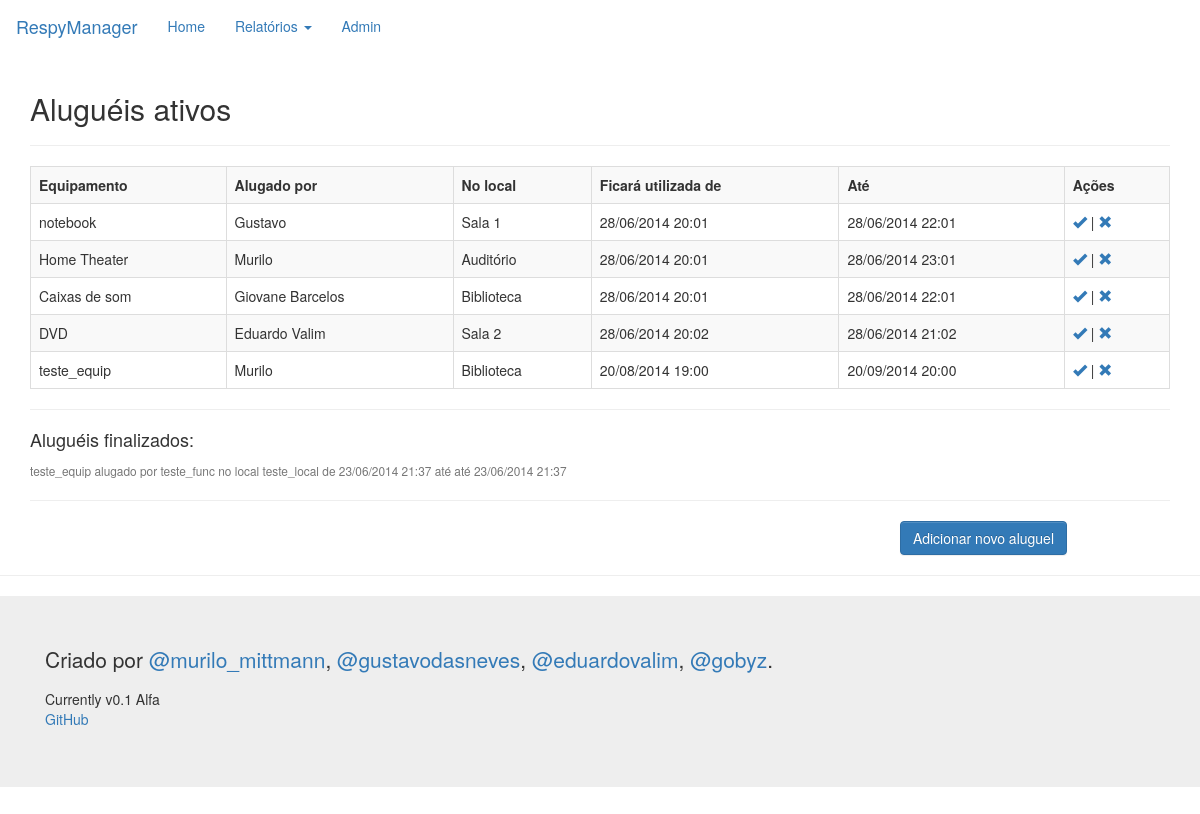
The app's page / (signed in) with its own data.
### respy/models.py (models this page shows)
class Aluguel (models.Model):
    aluguel_id = models.AutoField(primary_key=True)
    local_id = models.ForeignKey(Local)
    equipamento_id = models.ForeignKey(Equipamento)
    funcionario_id = models.ForeignKey(Funcionario)
    datahorainicio = models.DateTimeField()
    datahorafim = models.DateTimeField()
    ativo = models.BooleanField()

class Equipamento (models.Model):
    equipamento_id = models.AutoField(primary_key=True)
    nome = models.CharField(max_length=100)
    def __unicode__(self):
        return self.nome

class Funcionario (models.Model):
    funcionario_id = models.AutoField(primary_key=True)
    nome = models.CharField(max_length=100)
    email = models.CharField(max_length=100)
    def __unicode__(self):
        return self.nome

class Local (models.Model):
    local_id = models.AutoField(primary_key=True)
    nome = models.CharField(max_length=100)
    def __unicode__(self):
        return self.nome

### respy/views.py (the view)
# urls.py: url(r'^$', views.index, name="index.html"),
def index(request):
	alugueisAtivos = Aluguel.objects.filter(ativo=True)
	alugueisFinalizados = Aluguel.objects.filter(ativo=False)[0:5]
	context = {
		'alugueis': alugueisAtivos,
		'alguelLen': alugueisAtivos.__len__(),
		'alugueisFinalizados': alugueisFinalizados,
	}
	return render_to_response('index.html', context, context_instance=RequestContext(request))

### respy/templates/index.html
{% extends 'base.html' %}
{% block content %}
    <table class="table table-bordered table-striped">
        {% if alguelLen > 0 %}
            <h2>Aluguéis ativos</h2>
            <hr/>
            <tr>
                <th>Equipamento</th>
                <th>Alugado por</th>
                <th>No local</th>
                <th>Ficará utilizada de</th>
                <th>Até</th>
                {% if user.is_authenticated %}
                    <th>Ações</th>
                    </tr>
                {% endif %}
        {% else %}
            <h1>Não há aluguéis ativos</h1>
        {% endif %}
        {% for aluguel in alugueis %}
            <tr>
                <td>
                    {{ aluguel.equipamento_id }}
                </td>
                <td>
                    {{ aluguel.funcionario_id }}
                </td>
                <td>
                    {{ aluguel.local_id }}
                </td>
                <td>
                    {{ aluguel.datahorainicio|date:'d/m/Y H:i' }}
                </td>
                <td>{{ aluguel.datahorafim|date:'d/m/Y H:i' }}</td>
                {% if user.is_authenticated %}
                    <td>
                        <a href="/finalizarAluguel/{{ aluguel.aluguel_id }}" title="Concluir">
                            <span class="glyphicon glyphicon-ok"></span>
                        </a>
                        |
                        <a href="/excluirAluguel/{{ aluguel.aluguel_id }}" title="Excluir">
                            <span class="glyphicon glyphicon-remove"></span>
                        </a>
                    </td>
                {% endif %}
            </tr>
        {% endfor %}
    </table>
    <hr/>
    <ul class="list-unstyled">
        <h4>Aluguéis finalizados:</h4>
        {% for aluguelFinalizado in alugueisFinalizados %}
            <li>
                <small class="text-muted">
                    {{ aluguelFinalizado.equipamento_id }}
                    alugado por
                    {{ aluguelFinalizado.funcionario_id }}
                    no local
                    {{ aluguelFinalizado.local_id }}
                    de
                    {{ aluguelFinalizado.datahorainicio|date:'d/m/Y H:i' }}
                    até
                    até {{ aluguelFinalizado.datahorafim|date:'d/m/Y H:i' }}
                </small>
            </li>
        {% endfor %}
    </ul>
    <hr/>
    {% if user.is_authenticated %}
        <div class="col-md-3 col-md-offset-9">
            <a href="/novoAluguel" class="btn btn-primary">Adicionar novo aluguel</a>
        </div>
    {% endif %}
{% endblock %}

### records on screen
Aluguel: equipamento_id "notebook", funcionario_id "Gustavo", local_id "Sala 1", datahorainicio "28/06/2014 20:01", datahorafim "28/06/2014 22:01"
Aluguel: equipamento_id "Home Theater", funcionario_id "Murilo", local_id "Auditório", datahorainicio "28/06/2014 20:01", datahorafim "28/06/2014 23:01"
Aluguel: equipamento_id "Caixas de som", funcionario_id "Giovane Barcelos", local_id "Biblioteca", datahorainicio "28/06/2014 20:01", datahorafim "28/06/2014 22:01"
Aluguel: equipamento_id "DVD", funcionario_id "Eduardo Valim", local_id "Sala 2", datahorainicio "28/06/2014 20:02", datahorafim "28/06/2014 21:02"
Aluguel: equipamento_id "teste_equip", funcionario_id "Murilo", local_id "Biblioteca", datahorainicio "20/08/2014 19:00", datahorafim "20/09/2014 20:00"
Aluguel: equipamento_id "teste_equip", funcionario_id "teste_func", local_id "teste_local", datahorainicio "23/06/2014 21:37", datahorafim "23/06/2014 21:37"
